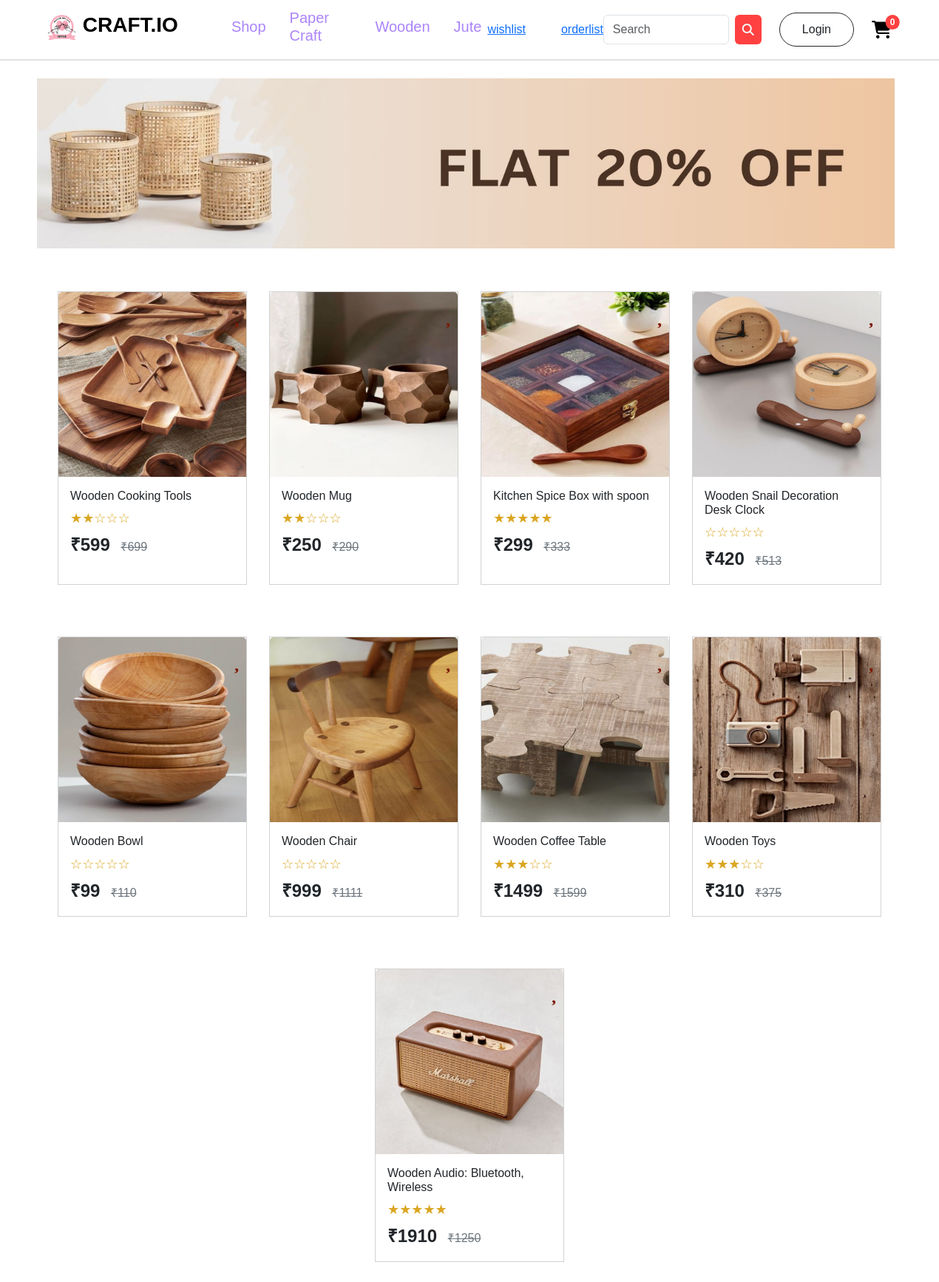
The page /customer/products/Wooden/ on the database its author committed.
### account/models.py (models this page shows, shortened)
class Productss(models.Model):
    title=models.CharField(max_length=100)
    description=models.CharField(max_length=500)
    price=models.IntegerField()
    offerprice=models.IntegerField()
    image=models.ImageField(upload_to='product_images')
    stock=models.IntegerField()
    ShippingFee=models.CharField(max_length=100,default='Free')
    created_at = models.DateTimeField(default=timezone.now)
    options=(
        ('PaperCraft','PaperCraft'),
        ('Wooden','Wooden'),
        ('Jute','Jute'),
    )
    category=models.CharField(max_length=100,choices=options)

### customer/views.py (the view)
# urls.py: path('products/<str:cat>/', ProductListView.as_view(), name='products'),
class ProductListView(ListView):
    model = Productss
    template_name = 'productlist.html'
    context_object_name = 'products'
    def get_queryset(self):
        cat = self.kwargs.get('cat')
        self.request.session['category'] = cat
        return Productss.objects.filter(category=cat)
    def get_context_data(self, **kwargs):
        context = super().get_context_data(**kwargs)
        category = self.kwargs.get('cat')
        context['category'] = category
        for product in context['products']:
            avg_rating = ProductReview.objects.filter(product=product).aggregate(Avg('rating'))['rating__avg']
            product.avg_rating = avg_rating if avg_rating is not None else 0
        return context

### customer/context_processors.py (called while the page is built)
def item_count(request):
    if request.user.is_authenticated:
        cart_count=Cart.objects.filter(user=request.user).count()
        wishlist_count=Wishlist.objects.filter(user=request.user).count()
        order_count=Orders.objects.filter(user=request.user).count()
        return {'cart':cart_count,'wishlist':wishlist_count,'order':order_count}
    else:
        return {"cart":0,'wishlist':0,"order":0}

### customer/templatetags/custom_filters.py (called while the page is built)
@register.filter
def to(value, max_value):
    try:
        value = int(value)  # Try to convert the value to an integer
    except (ValueError, TypeError):
        value = 0  # If conversion fails, default to 0
    filled_stars = '★' * value
    empty_stars = '☆' * (max_value - value)
    return filled_stars + empty_stars

### customer/templates/productlist.html (shortened to what this page needs)
{% extends 'navbar.html' %}
{% block nav %}
{% load static %}
{% load custom_filters %}
<div class="mt-4">
    {% if category == 'PaperCraft' %}
        <img src="{% static 'image/banner_papercraft.jpg' %}" alt="" style="height: 230px; width: 1160px; margin-left: 50px; margin-right: 50px;">
    {% elif category == 'Wooden' %}
        <img src="{% static 'image/banner_bamboos.jpg' %}" alt="" style="height: 230px; width: 1160px; margin-left: 50px; margin-right: 50px;">
    {% elif category == 'Jute' %}
        <img src="{% static 'image/banner_jute.jpg' %}" alt="" style="height: 230px; width: 1160px; margin-left: 50px; margin-right: 50px;">
    {% endif %}
</div>
<div class="d-flex justify-content-center flex-wrap mt-5" style="gap: 30px;">
    {% for product in products %}
    <div class="card" style="width: 16rem; border-radius: 0%; margin-top: 10px;margin-bottom: 30px;">
        <img src="{{ product.image.url }}" height="250px" class="card-img-top" alt="...">
        <a href="{% url 'add_to_wishlist' product.id %}" class="mt-2 position-absolute top-0 end-0 m-2 text-danger" style="font-size: 30px; z-index: 10;">
            <i class="fas fa-heart" style="color: #7d1a06"></i>
        </a>
        <div class="card-body">
            <h6 class="card-title">{{ product.title }}</h6>
            <p class="mt-2 mb-1" style="color: goldenrod; font-size:large;">
                {{ product.avg_rating|to:5 }}
            </p>
            <p class="card-text" style="display: inline; margin-right: 10px;"><b style="font-size: x-large;">&#8377;{{ product.offerprice }}</b></p>
            <s class="card-text text-secondary">&#8377;{{ product.price }}</s>
        </div>
    </div>
    {% endfor %}
</div>
{% endblock nav %}

### customer/templates/navbar.html (style rules this page uses)
* { font-family: 'Parkinsans', sans-serif !important; }

### customer/templates/productlist.html (style rules this page uses)
.card { transition: transform 0.6s ease, box-shadow 0.6s ease; }

### rows shown on the page
Productss: image (picture), title "Wooden Cooking Tools", avg_rating|to "★★☆☆☆", offerprice "599", price "699"
Productss: image (picture), title "Wooden Mug", avg_rating|to "★★☆☆☆", offerprice "250", price "290"
Productss: image (picture), title "Kitchen Spice Box with spoon", avg_rating|to "★★★★★", offerprice "299", price "333"
Productss: image (picture), title "Wooden Snail Decoration Desk Clock", avg_rating|to "☆☆☆☆☆", offerprice "420", price "513"
Productss: image (picture), title "Wooden Bowl", avg_rating|to "☆☆☆☆☆", offerprice "99", price "110"
Productss: image (picture), title "Wooden Chair", avg_rating|to "☆☆☆☆☆", offerprice "999", price "1111"
Productss: image (picture), title "Wooden Coffee Table", avg_rating|to "★★★☆☆", offerprice "1499", price "1599"
Productss: image (picture), title "Wooden Toys", avg_rating|to "★★★☆☆", offerprice "310", price "375"
Productss: image (picture), title "Wooden Audio: Bluetooth, Wireless", avg_rating|to "★★★★★", offerprice "1910", price "1250"

### other values the page prints
{{ cart }} "0"
